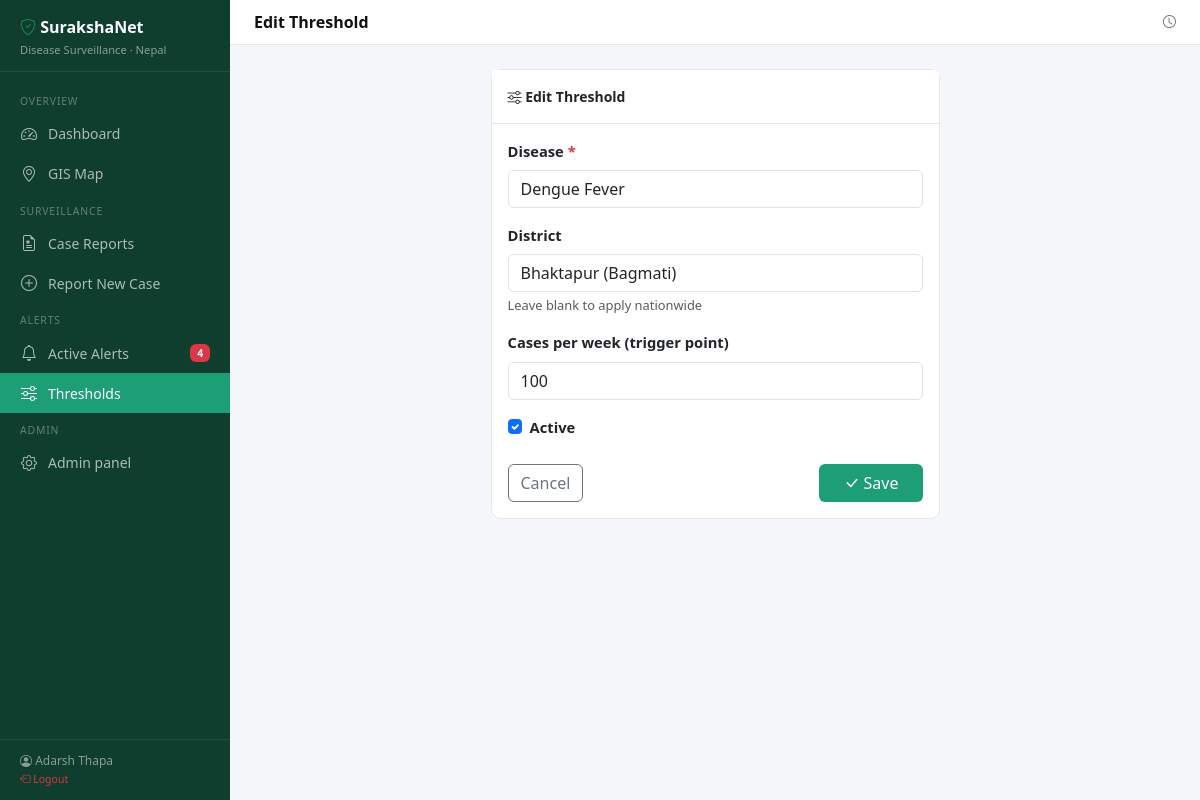
The page /thresholds/1/edit/ (signed in) on the database its author committed.
### surveillance/models.py (models this page shows, shortened)
class AlertThreshold(models.Model):
    disease = models.ForeignKey(Disease, on_delete=models.CASCADE, related_name='thresholds')
    district = models.ForeignKey(District, on_delete=models.CASCADE, related_name='thresholds', null=True, blank=True,
                                  help_text='Leave blank for nationwide threshold')
    cases_per_week = models.PositiveIntegerField(default=10)
    is_active = models.BooleanField(default=True)
    class Meta:
        unique_together = ['disease', 'district']

### surveillance/views.py (the view)
# urls.py: path('thresholds/<int:pk>/edit/', views.threshold_edit, name='threshold_edit'),
@login_required
def threshold_edit(request, pk):
    threshold = get_object_or_404(AlertThreshold, pk=pk)
    if request.method == 'POST':
        form = AlertThresholdForm(request.POST, instance=threshold)
        if form.is_valid():
            form.save()
            messages.success(request, "Threshold updated.")
            return redirect('threshold_list')
    else:
        form = AlertThresholdForm(instance=threshold)
    return render(request, 'surveillance/threshold_form.html', {'form': form, 'title': 'Edit Threshold'})

### surveillance/forms.py
class AlertThresholdForm(forms.ModelForm):
    class Meta:
        model = AlertThreshold
        fields = ['disease', 'district', 'cases_per_week', 'is_active']
        widgets = {
            'cases_per_week': forms.NumberInput(attrs={'min': 1}),
        }
    def __init__(self, *args, **kwargs):
        super().__init__(*args, **kwargs)
        for field in self.fields.values():
            field.widget.attrs.setdefault('class', 'form-control')
        self.fields['is_active'].widget.attrs['class'] = 'form-check-input'
        self.fields['district'].required = False
        self.fields['district'].help_text = 'Leave blank to apply nationwide'

### surveillance/context_processors.py (called while the page is built)
def alert_count(request):
    if request.user.is_authenticated:
        count = Alert.objects.filter(status='active').count()
        return {'active_alert_count': count}
    return {'active_alert_count': 0}

### surveillance/models.py (called while the page is built)
    def __str__(self):
        return f"{self.name} ({self.province.name})"

    def __str__(self):
        return self.name

### surveillance/templates/surveillance/threshold_form.html (shortened to what this page needs)
{% extends "surveillance/base.html" %}
{% block page_title %}{{ title }}{% endblock %}
{% block content %}
<div class="row justify-content-center">
  <div class="col-md-6">
    <div class="card">
      <div class="card-header py-3"><i class="bi bi-sliders"></i> {{ title }}</div>
      <div class="card-body">
        <form method="post">
          <div class="mb-3">
            <label class="form-label fw-semibold">Disease <span class="text-danger">*</span></label>
            {{ form.disease }}
          </div>
          <div class="mb-3">
            <label class="form-label fw-semibold">District</label>
            {{ form.district }}
            <div class="form-text">{{ form.district.help_text }}</div>
          </div>
          <div class="mb-3">
            <label class="form-label fw-semibold">Cases per week (trigger point)</label>
            {{ form.cases_per_week }}
          </div>
          <div class="mb-4 form-check">
            {{ form.is_active }}
            <label class="form-check-label fw-semibold">Active</label>
          </div>
          <div class="d-flex justify-content-between">
            <a href="{% url 'threshold_list' %}" class="btn btn-outline-secondary">Cancel</a>
            <button type="submit" class="btn btn-brand px-4"><i class="bi bi-check-lg"></i> Save</button>
          </div>
        </form>
      </div>
    </div>
  </div>
</div>
{% endblock %}

### surveillance/templates/surveillance/base.html (shortened to what this page needs)
<!DOCTYPE html>
<html lang="en">
<head>
  <link href="https://cdn.jsdelivr.net/npm/bootstrap@5.3.2/dist/css/bootstrap.min.css" rel="stylesheet">
  <link href="https://cdn.jsdelivr.net/npm/bootstrap-icons@1.11.3/font/bootstrap-icons.min.css" rel="stylesheet">
  <link rel="stylesheet" href="https://unpkg.com/leaflet@1.9.4/dist/leaflet.css">
</head>
<body>
{% if user.is_authenticated %}
<nav id="sidebar">
  <div class="sidebar-brand">
    <h5><i class="bi bi-shield-check text-success"></i> SurakshaNet</h5>
    <small>Disease Surveillance · Nepal</small>
  </div>
  <div class="sidebar-nav">
    <div class="nav-section-label">Overview</div>
    <a href="{% url 'dashboard' %}" class="nav-link {% if request.resolver_match.url_name == 'dashboard' %}active{% endif %}">
      <i class="bi bi-speedometer2"></i> Dashboard
    </a>
    <a href="{% url 'map' %}" class="nav-link {% if request.resolver_match.url_name == 'map' %}active{% endif %}">
      <i class="bi bi-geo-alt"></i> GIS Map
    </a>
    <div class="nav-section-label">Surveillance</div>
    <a href="{% url 'case_list' %}" class="nav-link {% if 'case' in request.resolver_match.url_name %}active{% endif %}">
      <i class="bi bi-file-earmark-medical"></i> Case Reports
    </a>
    <a href="{% url 'case_create' %}" class="nav-link">
      <i class="bi bi-plus-circle"></i> Report New Case
    </a>
    <div class="nav-section-label">Alerts</div>
    <a href="{% url 'alert_list' %}" class="nav-link {% if 'alert' in request.resolver_match.url_name %}active{% endif %}">
      <i class="bi bi-bell"></i> Active Alerts
      {% with count=active_alert_count %}
        {% if count %}<span class="badge bg-danger ms-auto">{{ count }}</span>{% endif %}
      {% endwith %}
    </a>
    <a href="{% url 'threshold_list' %}" class="nav-link {% if 'threshold' in request.resolver_match.url_name %}active{% endif %}">
      <i class="bi bi-sliders"></i> Thresholds
    </a>
    <div class="nav-section-label">Admin</div>
    <a href="/admin/" class="nav-link"><i class="bi bi-gear"></i> Admin panel</a>
  </div>
  <div class="sidebar-footer">
    <i class="bi bi-person-circle"></i> {{ user.get_full_name|default:user.username }}<br>
    <a href="{% url 'logout' %}" class="text-danger text-decoration-none small">
      <i class="bi bi-box-arrow-left"></i> Logout
    </a>
  </div>
</nav>
<div id="main">
  <div class="topbar">
    <span class="topbar-title">{% block page_title %}Dashboard{% endblock %}</span>
    <div class="d-flex align-items-center gap-3">
      <span class="text-muted small"><i class="bi bi-clock"></i> {{ now|date:"D, d M Y" }}</span>
    </div>
  </div>
  <div class="page-body">
    {% block content %}{% endblock %}
  </div>
</div>
{% else %}
  {% block auth_content %}{% endblock %}
{% endif %}
</body>
</html>

### surveillance/templates/surveillance/base.html (style rules this page uses)
:root { --sidebar-width: 230px; --brand-green: #1D9E75; --brand-dark: #0f3d2e; --brand-red: #E24B4A; --brand-amber: #EF9F27; }
body { background: #f4f6f9; font-size: 0.92rem; }
#sidebar { position: fixed; top: 0; left: 0; height: 100vh; width: var(--sidebar-width); background: var(--brand-dark); display: flex; flex-direction: column; z-index: 1000; overflow-y: auto; }
.sidebar-brand { padding: 18px 20px 12px; border-bottom: 1px solid rgba(255,255,255,0.08); }
.sidebar-brand h5 { color: #fff; font-weight: 600; margin: 0; font-size: 1rem; }
.sidebar-brand small { color: rgba(255,255,255,0.5); font-size: 0.7rem; }
.sidebar-nav { padding: 12px 0; flex: 1; }
.nav-section-label { font-size: 0.65rem; text-transform: uppercase; letter-spacing: .08em; color: rgba(255,255,255,0.35); padding: 10px 20px 4px; }
.sidebar-nav .nav-link { color: rgba(255,255,255,0.65); padding: 8px 20px; border-radius: 0; display: flex; align-items: center; gap: 10px; font-size: 0.875rem; transition: all 0.15s; }
.sidebar-nav .nav-link.active { color: #fff; background: var(--brand-green); }
.sidebar-nav .nav-link i { font-size: 1rem; width: 18px; text-align: center; }
.sidebar-footer { padding: 12px 20px; border-top: 1px solid rgba(255,255,255,0.08); color: rgba(255,255,255,0.5); font-size: 0.75rem; }
#main { margin-left: var(--sidebar-width); min-height: 100vh; }
.topbar { background: #fff; border-bottom: 1px solid #e5e7eb; padding: 10px 24px; display: flex; align-items: center; justify-content: space-between; position: sticky; top: 0; z-index: 100; }
.topbar-title { font-weight: 600; font-size: 1rem; color: #111; }
.page-body { padding: 24px; }
.card { border: 1px solid #e5e7eb; border-radius: 10px; }
.card-header { background: #fff; border-bottom: 1px solid #e5e7eb; font-weight: 600; font-size: 0.875rem; }
.btn-brand { background: var(--brand-green); color: #fff; border: none; }

### rows shown on the page
AlertThreshold: disease "Dengue Fever", district "Bhaktapur (Bagmati)", cases_per_week "100", is_active "☑"

### other values the page prints
{{ count }} "4"
{{ user.get_full_name|default:user.username }} "Adarsh Thapa"
{{ title }} "Edit Threshold"
